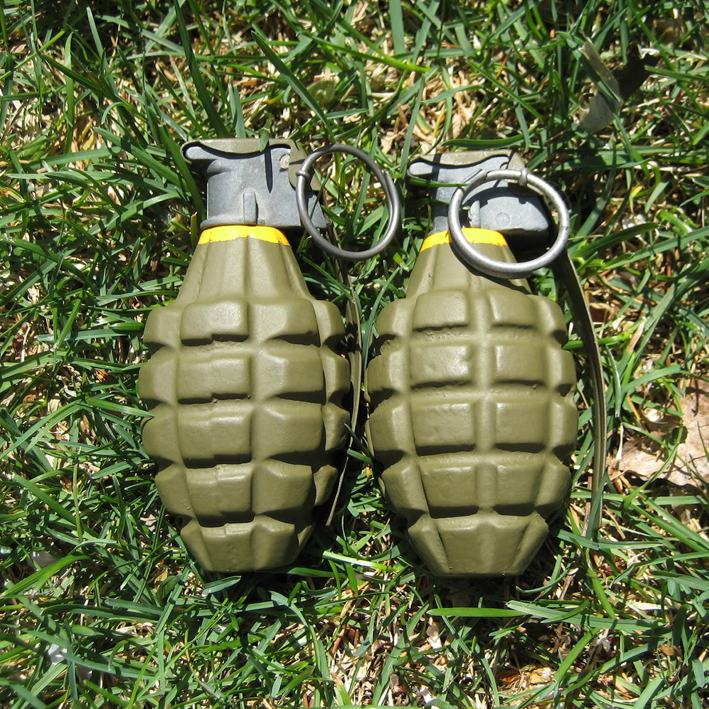
#> input picture runs/eval_official74/images/explosive_001.jpg, 1417 x 1417 px (shown at 1/2 size); its folder holds only this picture in this run
$ python target_recolor_label.py
#> lines starting #> are read from the running program, lines starting #| are printed output that depends on the picture; after the words box and inside, x2 and y2 are one past the last pixel; in counts of white or black regions, pixels touching at a corner belong together
# -*- coding: utf-8 -*-
"""用HSV颜色分割自动标注标靶（红桶=red, 蓝桶=blue）

best(1).onnx在手机俯拍视频上召回太低，改用颜色分割：
  red:  红色桶   → cls=1
  blue: 蓝色桶   → cls=0
  (绿桶是障碍物，不标注)

靶心关键点 = 检测框中心点。
"""
import argparse
from pathlib import Path

import cv2
import numpy as np


def detect_color_buckets(img_bgr):
    """返回 [(cls, x1,y1,x2,y2, cx,cy), ...]，坐标为像素值。"""
    hsv = cv2.cvtColor(img_bgr, cv2.COLOR_BGR2HSV)
    H, W = img_bgr.shape[:2]
    dets = []

    # 红色：HSV中红跨0°和180°，需两段
    red_mask1 = cv2.inRange(hsv, (0, 100, 80), (10, 255, 255))
    red_mask2 = cv2.inRange(hsv, (160, 100, 80), (180, 255, 255))
    red_mask = cv2.bitwise_or(red_mask1, red_mask2)

    # 蓝色
    blue_mask = cv2.inRange(hsv, (90, 100, 80), (135, 255, 255))

    for cls, mask in [(1, red_mask), (0, blue_mask)]:
        # 形态学清理
        kernel = cv2.getStructuringElement(cv2.MORPH_ELLIPSE, (7, 7))
        mask = cv2.morphologyEx(mask, cv2.MORPH_OPEN, kernel)
        mask = cv2.morphologyEx(mask, cv2.MORPH_CLOSE, kernel)
        # 连通域
        n_labels, labels, stats, centroids = cv2.connectedComponentsWithStats(mask, 8)
        for i in range(1, n_labels):
            area = stats[i, cv2.CC_STAT_AREA]
            if area < 800:  # 过滤小噪点
                continue
            x, y, w, h = stats[i, :4]
            # 过滤太扁或太细长的（桶应该近似正方形）
            ratio = w / max(h, 1)
            if ratio < 0.3 or ratio > 3.0:
                continue
            cx, cy = centroids[i]
            dets.append((cls, int(x), int(y), int(x + w), int(y + h), float(cx), float(cy)))
    return dets


def to_yolo_pose(W, H, det):
    cls, x1, y1, x2, y2, kx, ky = det
    cx, cy = (x1 + x2) / 2 / W, (y1 + y2) / 2 / H
    w, h = (x2 - x1) / W, (y2 - y1) / H
    return f"{cls} {cx:.6f} {cy:.6f} {w:.6f} {h:.6f} {kx/W:.6f} {ky/H:.6f} 2"


def main():
    ap = argparse.ArgumentParser()
    ap.add_argument("--images", default=r"E:\ml_datasets\target_raw\images")
    ap.add_argument("--labels", default=r"E:\ml_datasets\target_raw\labels")
    ap.add_argument("--preview", default=r"E:\ml_datasets\target_raw\preview")
    args = ap.parse_args()

    img_dir = Path(args.images)
    lbl_dir = Path(args.labels)
    prev_dir = Path(args.preview)

    n_total = n_red = n_blue = 0
    for img_path in sorted(img_dir.glob("*.jpg")):
        img = cv2.imread(str(img_path))
#> img is the input picture: shape (1417, 1417, 3); mean B, G, R 66.8, 108.3, 99.5
        if img is None:
            continue
        H, W = img.shape[:2]
#> H = 1417; W = 1417
        dets = detect_color_buckets(img)
#> in detect_color_buckets, `hsv = cv2.cvtColor(img_bgr, cv2.COLOR_BGR2HSV)`: hsv: shape (1417, 1417, 3); mean H, S, V 38, 118.5, 111.2
#> in detect_color_buckets, `red_mask1 = cv2.inRange(hsv, (0, 100, 80), (10, 255, 255))`:
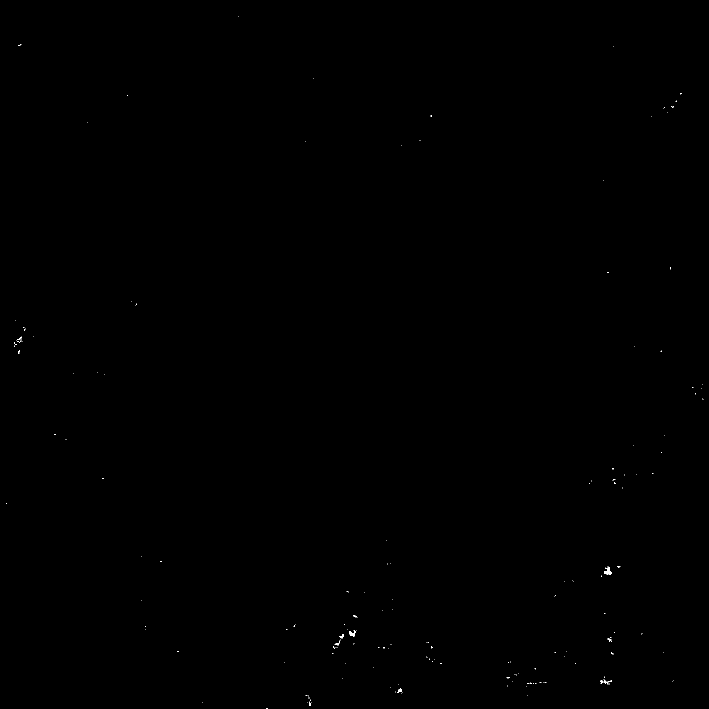
#> red_mask1: shape (1417, 1417) (shown at 1/2 size); 0.05% white in thin lines or dots
#> in detect_color_buckets, `red_mask2 = cv2.inRange(hsv, (160, 100, 80), (180, 255, 255))`:
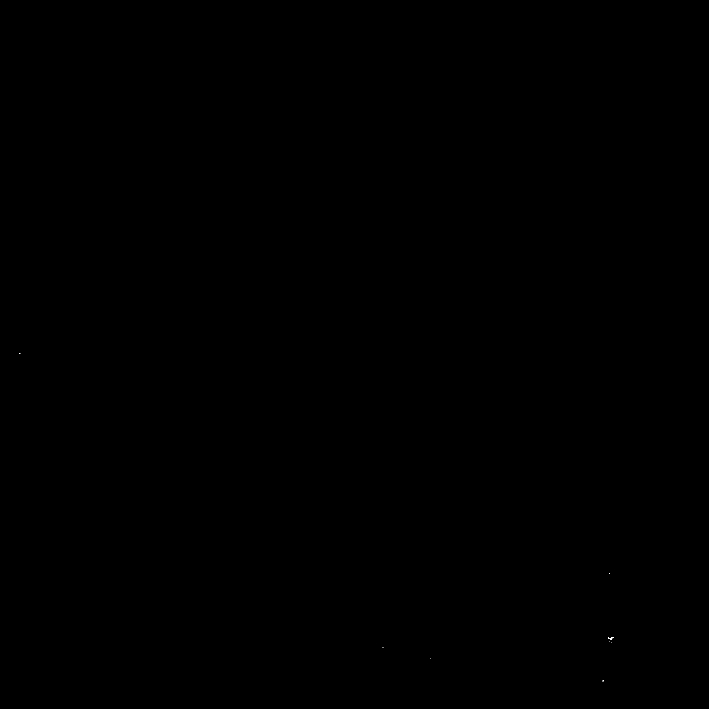
#> red_mask2: shape (1417, 1417) (shown at 1/2 size); 0% white in thin lines or dots, all inside (x1, y1, x2, y2) = (39, 706, 1227, 1363)
#> in detect_color_buckets, `red_mask = cv2.bitwise_or(red_mask1, red_mask2)`: red_mask: shape (1417, 1417); 0.05% white in thin lines or dots
#> in detect_color_buckets, `blue_mask = cv2.inRange(hsv, (90, 100, 80), (135, 255, 255))`: blue_mask: shape (1417, 1417); 0% white in thin lines or dots, all inside (x1, y1, x2, y2) = (374, 295, 1297, 1221)
#> the loop in detect_color_buckets, `for cls, mask in [(1, red_mask), (0, blue_mask)]:` made 2 passes
#> (cls, n_labels, stats, centroids) on passes 1 to 2: (1, 2, [[0, 0, 1417, 1417, 2007813], [1211, 1140, 12, 10, 76]], [[708, 708], [1216.7, 1144.8]]), (0, 1, [[0, 0, 1417, 1417, 2007889]], [[708, 708]])
#> after the loop in detect_color_buckets, `for cls, mask in [(1, red_mask), (0, blue_mask)]:`: dets = []
#> dets = []
        n_total += len(dets)
#> n_total = 0
        n_red += sum(1 for d in dets if d[0] == 1)
#> n_red = 0
        n_blue += sum(1 for d in dets if d[0] == 0)
#> n_blue = 0
        # 写标签
        with open(lbl_dir / (img_path.stem + ".txt"), "w") as f:
            for d in dets:
                f.write(to_yolo_pose(W, H, d) + "\n")
#> this loop made 0 passes
        # 重画预览
        prev = img.copy()
        for d in dets:
            cls, x1, y1, x2, y2, kx, ky = d
            c = (0, 0, 255) if cls == 1 else (255, 0, 0)
            cv2.rectangle(prev, (x1, y1), (x2, y2), c, 3)
            cv2.circle(prev, (int(kx), int(ky)), 6, (0, 255, 0), -1)
        cv2.imwrite(str(prev_dir / img_path.name), prev)

    print(f"标注完成: 总框={n_total} red={n_red} blue={n_blue}")
#| 标注完成: 总框=0 red=0 blue=0
    print(f"预览已更新到 {prev_dir}")


if __name__ == "__main__":
    main()
